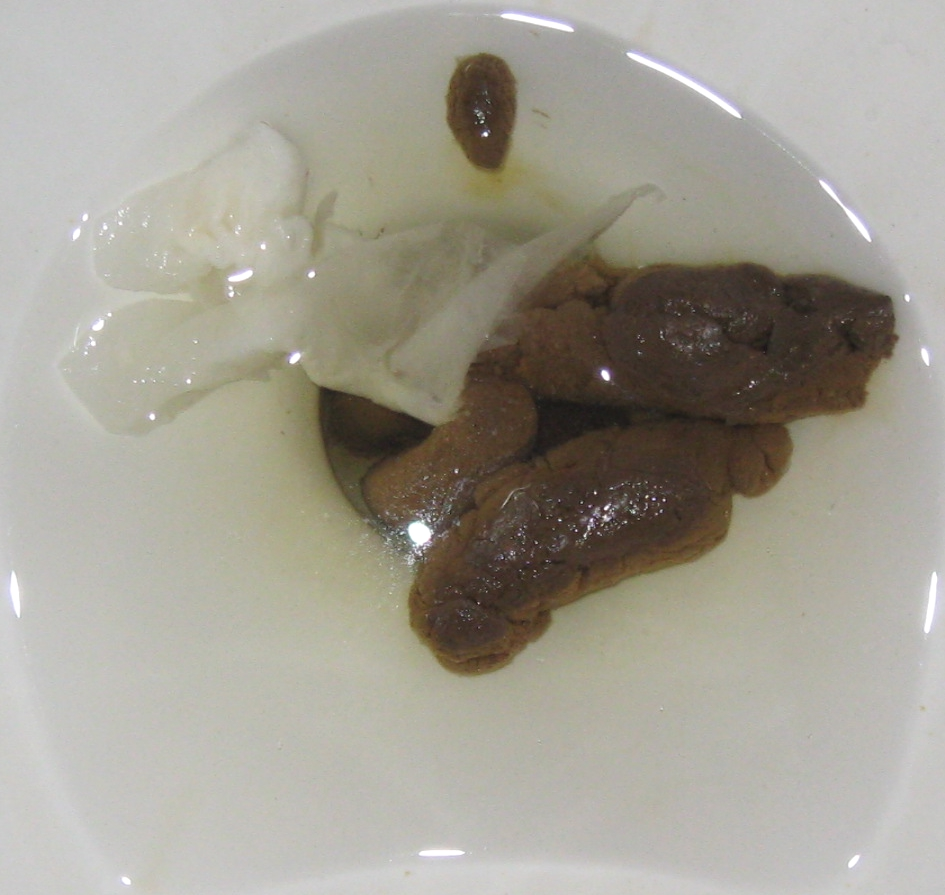
#> input picture images/stool_sample(1).jpg, 945 x 895 px
$ python findContours.py   (older library calls are emulated)
#> lines starting #> are read from the running program, lines starting #| are printed output that depends on the picture; after the words box and inside, x2 and y2 are one past the last pixel; in counts of white or black regions, pixels touching at a corner belong together
import cv2
import numpy as np

# parameters for canny, dilate, erode and mask color
BLUR = 21
CANNY_THRESH_1 = 20
CANNY_THRESH_2 = 20
MASK_DILATE_ITER = 10
MASK_ERODE_ITER = 10

# In BGR format
MASK_COLOR = (0.0,0.0,0.0)

# load image
img = cv2.imread('images/stool_sample(1).jpg')
#> img is the input picture: shape (895, 945, 3); mean B, G, R 147.4, 158.4, 162.4

# convert image to greyscale
gray = cv2.cvtColor(img,cv2.COLOR_BGR2GRAY)

# Use Canny Edge Detection to detect edges in this image
edges = cv2.Canny(gray, CANNY_THRESH_1, CANNY_THRESH_2)
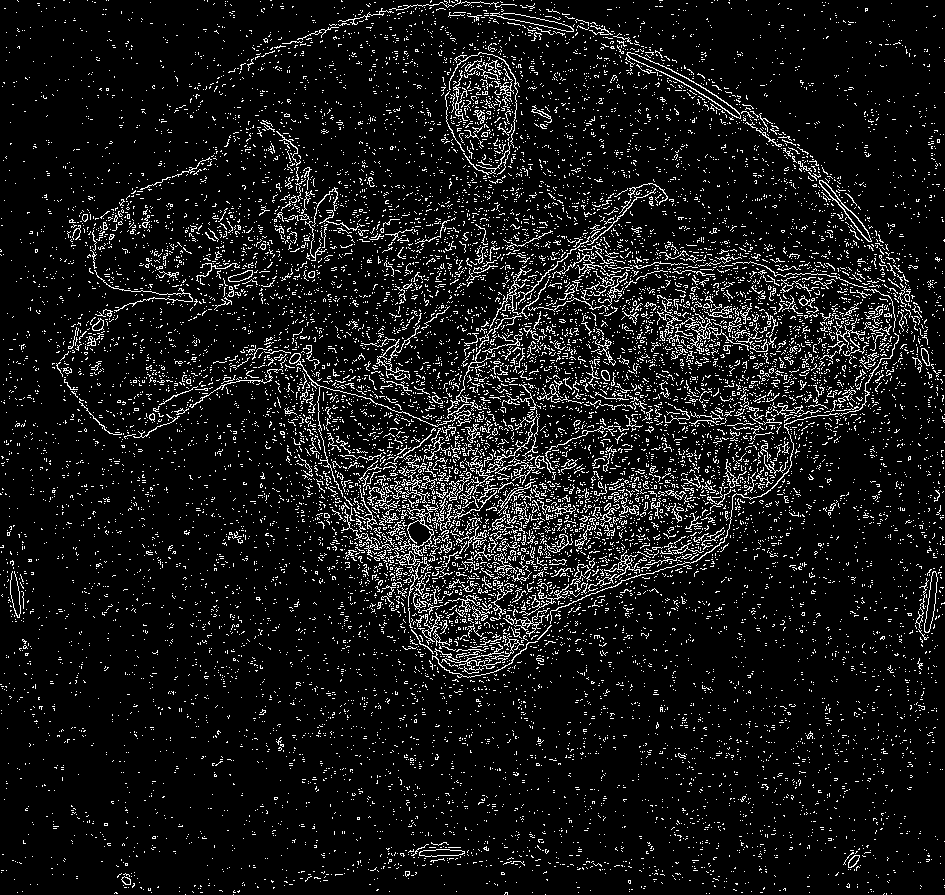
#> edges: shape (895, 945); 8.5% white in thin lines or dots
edges = cv2.dilate(edges, None)
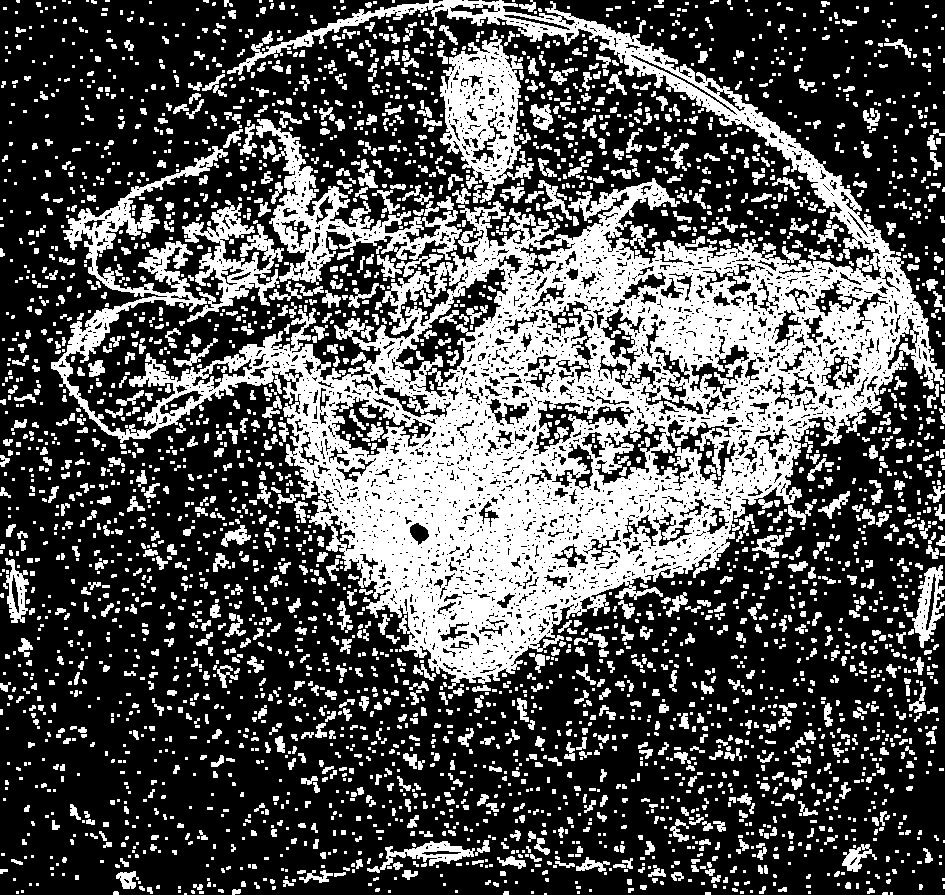
#> edges: shape (895, 945); 33.2% white; 3591 white regions (2133 under 20 px), largest, box (x1, y1, x2, y2) and area: (51, 0, 945, 689) 163423, (440, 30, 534, 203) 7844, (256, 119, 462, 285) 7843
edges = cv2.erode(edges, None)
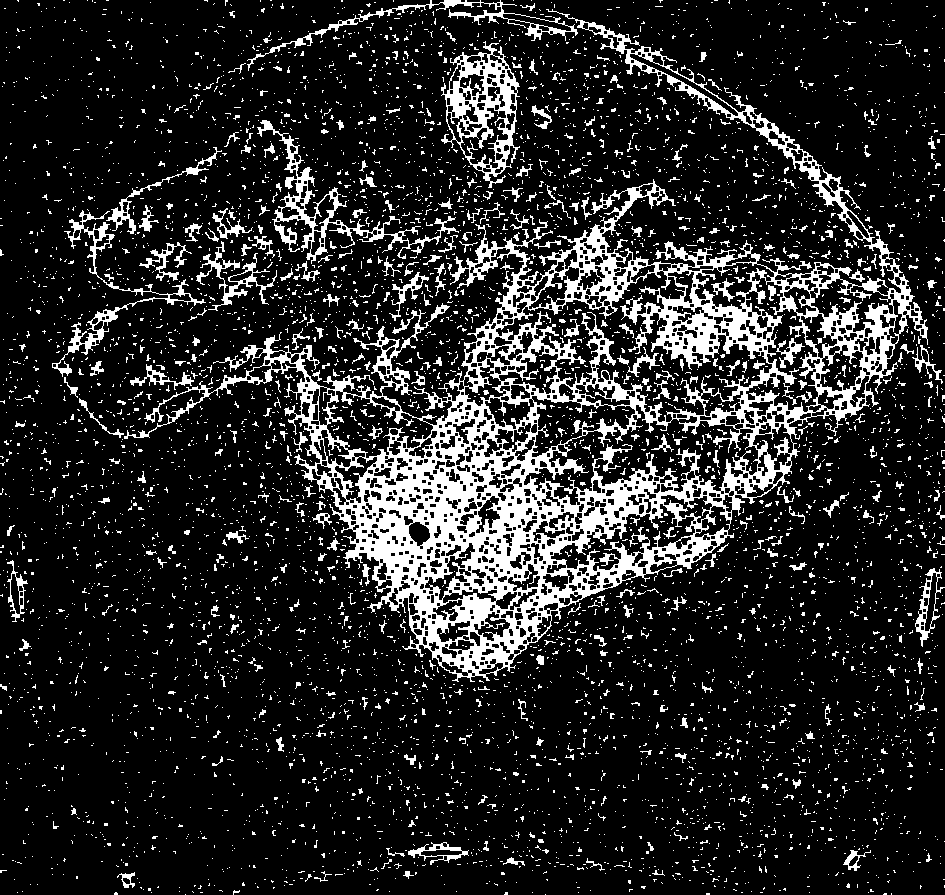
#> edges: shape (895, 945); 15.4% white; 5889 white regions (5531 under 20 px)

# Find all contours among the dimage
contour_info = []
_, contours, _ = cv2.findContours(edges, cv2.RETR_LIST, cv2.CHAIN_APPROX_NONE)
#> contours = 7045 contours, 6219 with area under 20; largest, box (x1, y1, x2, y2) and area: (124, 9, 928, 682) 157449, (495, 270, 773, 423) 14710, (523, 404, 759, 506) 10136, (441, 41, 520, 188) 6910, (745, 272, 819, 413) 4578

# Iterate through contours and find the largest contour
for c in contours:
    contour_info.append((
        c,
        cv2.isContourConvex(c),
        cv2.contourArea(c),
    ))
#> this loop made 7045 passes
#> c on passes 1 to 3: [[545, 894]], [[185, 894]], [[891, 893], [891, 894]]
#> after the loop, contour_info = 7045 items

contour_info = sorted(contour_info, key=lambda x: x[2], reverse=True)

# [10 lines of commented-out code are left out]
mask = np.zeros(edges.shape)
cv2.fillConvexPoly(mask, contour_info[0][0], (255,) * img.shape[2])
#> mask: shape (895, 945) float64; 17.5% white; 1 white region, box (x1, y1, x2, y2) and area: (124, 9, 928, 682) 147740

# perform erosion and dilation to remove any small areas where noise are
# coming from
mask = cv2.dilate(mask, None, iterations=MASK_DILATE_ITER)
#> mask: shape (895, 945) float64; 27.1% white; 1 white region, box (x1, y1, x2, y2) and area: (114, 0, 938, 692) 229435
mask = cv2.erode(mask, None, iterations=MASK_ERODE_ITER)
#> mask: shape (895, 945) float64; 20.4% white; 1 white region, box (x1, y1, x2, y2) and area: (124, 0, 928, 682) 172419
mask = cv2.GaussianBlur(mask, (BLUR, BLUR), 0)
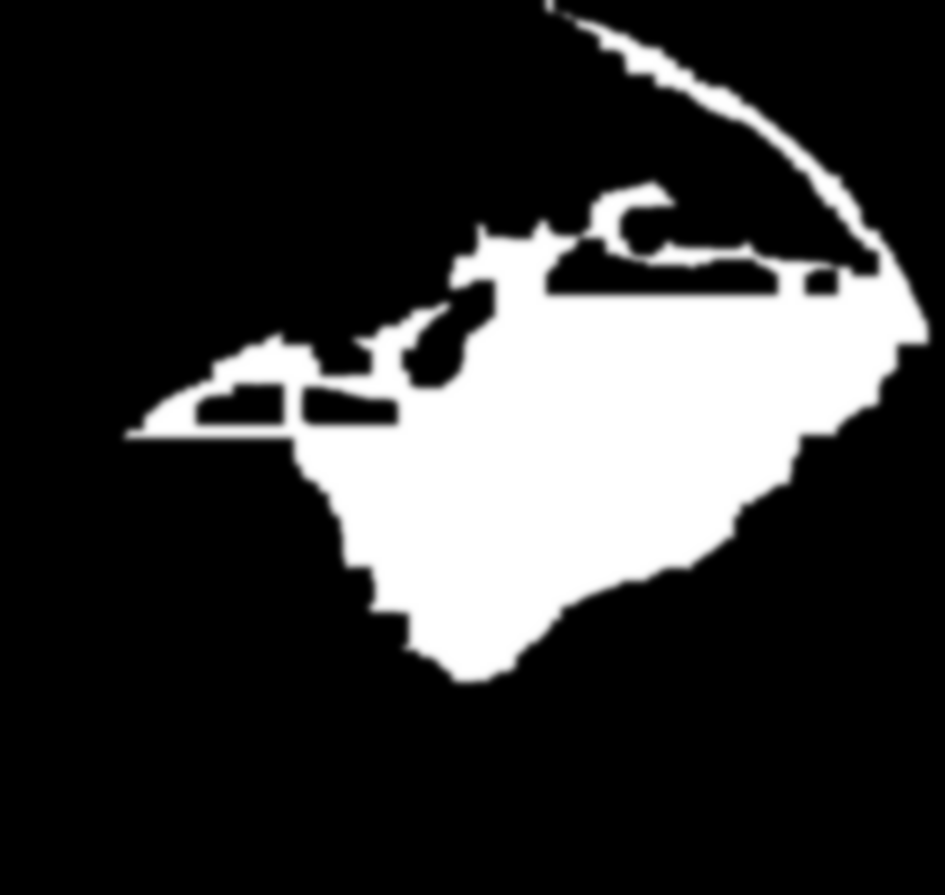
#> mask: shape (895, 945) float64; min 0, max 255, mean 52; drawn with min black and max white
mask_stack = np.dstack([mask] * 3)

# Modify the masked area to be filled in with MASK_COLOR and combine with
# the original image
mask_stack = mask_stack.astype('float32') / 255.0
img = img.astype('float32') / 255.0
masked = (mask_stack * img) + ((1-mask_stack) * MASK_COLOR)
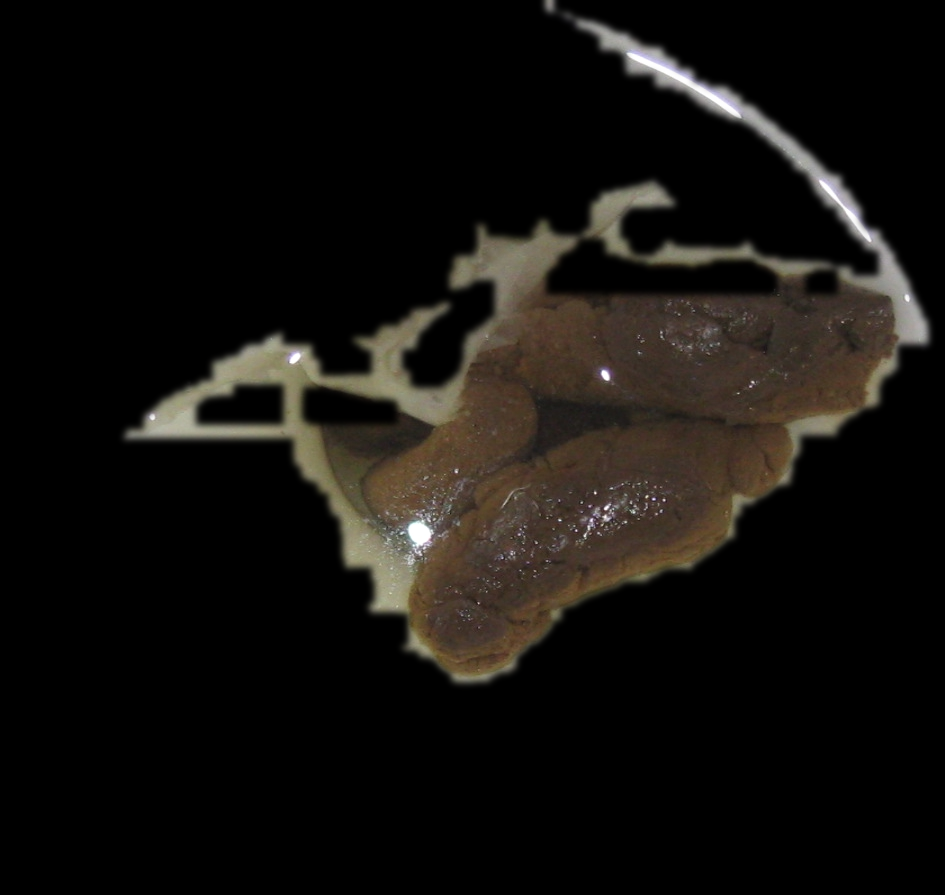
#> masked: shape (895, 945, 3) float64; mean of channels 0, 1, 2 0.0554, 0.0672, 0.0765; drawn as B, G, R
masked = (masked * 255).astype('uint8')

cv2.imwrite("images/masked(1).jpg", masked)

# [5 lines of commented-out code are left out]

$ run again, with images/stool_sample(2).jpg copied over images/stool_sample(1).jpg
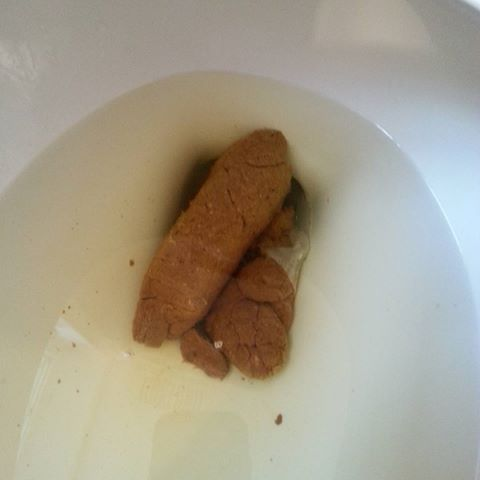
#> input picture images/stool_sample(2).jpg, 480 x 480 px
#> img is the input picture: shape (480, 480, 3); mean B, G, R 139.3, 157.5, 165.6
#> `edges = cv2.erode(edges, None)`:
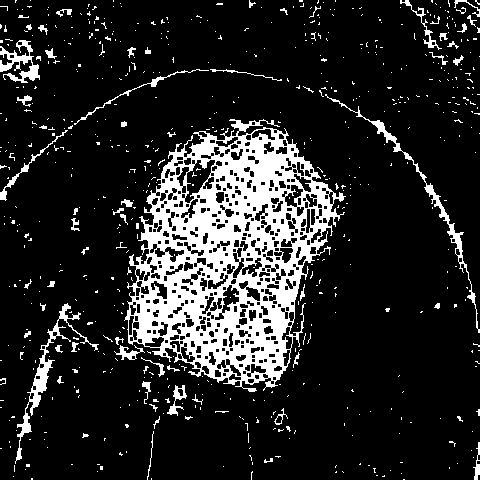
#> edges: shape (480, 480); 15.2% white; 658 white regions (597 under 20 px)
#> contours = 1112 contours, 821 with area under 20; largest, box (x1, y1, x2, y2) and area: (124, 119, 346, 392) 37739, (15, 303, 99, 464) 974, (325, 94, 480, 333) 779, (184, 159, 216, 204) 648, (0, 40, 40, 83) 550
#> the loop `for c in contours:` made 1112 passes
#> c on passes 1 to 3: [[403, 479], [404, 479]], [[151, 478], [151, 479]], [[31, 478], [31, 479], [32, 479], [32, 478]]
#> after the loop `for c in contours:`: contour_info = 1112 items
#> `masked = (mask_stack * img) + ((1-mask_stack) * MASK_COLOR)`:
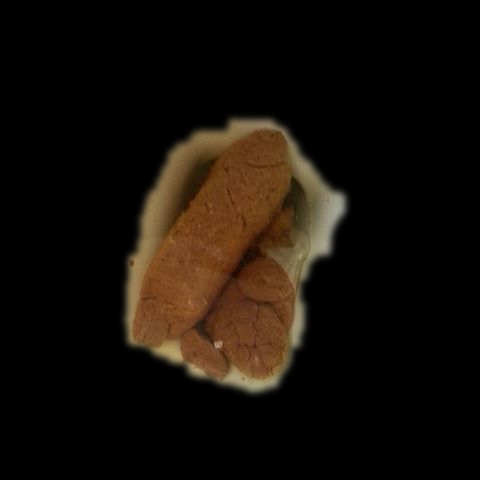
#> masked: shape (480, 480, 3) float64; mean of channels 0, 1, 2 0.0322, 0.0565, 0.0818; drawn as B, G, R
